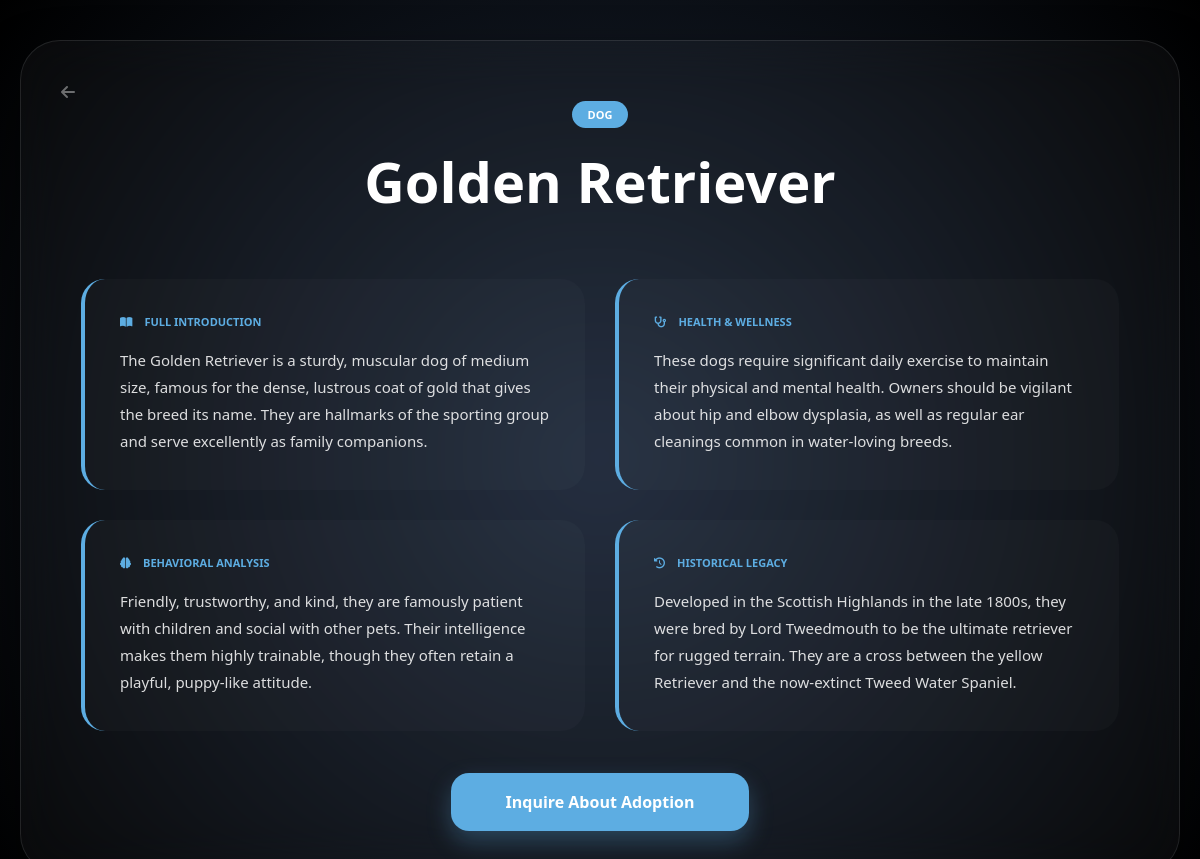
/details-design.php, run on the app's committed database.
### tables this page shows
CREATE TABLE `breeds` (
  `id` int(11) NOT NULL,
  `animal_type` varchar(50) DEFAULT NULL,
  `breed_name` varchar(100) DEFAULT NULL,
  `summary` text DEFAULT NULL,
  `history` text DEFAULT NULL,
  `physical_chars` text DEFAULT NULL,
  `personality` text DEFAULT NULL,
  `health_care` text DEFAULT NULL,
  `image_url` varchar(255) DEFAULT NULL,
  `about` text DEFAULT NULL,
  `health_tips` text DEFAULT NULL,
  `life_span` varchar(50) DEFAULT NULL
);

### details-design.php (the view, shortened to what this page needs)
<?php
include 'db.php';
$id = isset($_GET['id']) ? intval($_GET['id']) : 1;
$stmt = $conn->prepare("SELECT * FROM breeds WHERE id = ?");
$stmt->bind_param("i", $id);
$stmt->execute();
$result = $stmt->get_result();
$breed = [
    'breed_name' => 'Breed Not Found',
    'animal_type' => 'Encyclopedia',
    'summary' => 'We are currently updating our database with new breed information.',
    'health_tips' => 'Detailed health and wellness data coming soon.',
    'personality' => 'Behavioral analysis is being compiled by our experts.',
    'history' => 'Historical legacy and origin data coming soon.'
];
if ($result && $result->num_rows > 0) {
    $breed = $result->fetch_assoc();
}
?>
<!DOCTYPE html>
<html lang="en">
<head>
    <link rel="stylesheet" href="https://cdnjs.cloudflare.com/ajax/libs/font-awesome/6.0.0/css/all.min.css">
</head>
<body>
    <div class="encyclopedia-wrapper">
        <a href="index.php" class="back-nav"><i class="fa fa-arrow-left"></i></a>
        <div class="header">
            <span class="category-badge"><?php echo htmlspecialchars($breed['animal_type']); ?></span>
            <h1><?php echo htmlspecialchars($breed['breed_name']); ?></h1>
        </div>
        <div class="info-grid">
            <div class="info-card">
                <label><i class="fa-solid fa-book-open"></i> Full Introduction</label>
                <p><?php echo nl2br(htmlspecialchars($breed['summary'])); ?></p>
            </div>
            <div class="info-card">
                <label><i class="fa-solid fa-stethoscope"></i> Health & Wellness</label>
                <p><?php echo nl2br(htmlspecialchars($breed['health_tips'])); ?></p>
            </div>
            <div class="info-card">
                <label><i class="fa-solid fa-brain"></i> Behavioral Analysis</label>
                <p><?php echo nl2br(htmlspecialchars($breed['personality'])); ?></p>
            </div>
            <div class="info-card">
                <label><i class="fa-solid fa-clock-rotate-left"></i> Historical Legacy</label>
                <p><?php echo nl2br(htmlspecialchars($breed['history'])); ?></p>
            </div>
        </div>
        <div class="footer-action">
          <a href="inquiry.php?breed=<?php echo urlencode($breed['breed_name']); ?>" class="btn-adopt">Inquire About Adoption</a>
        </div>
    </div>
</body>
</html>

### details-design.php (style rules this page uses)
:root { --accent: #5dade2; --glass: rgba(255, 255, 255, 0.03); --border: rgba(255, 255, 255, 0.1); }
body { margin: 0; padding: 40px 20px; background: radial-gradient(circle at center, #1e293b, #000000); color: white; font-family: 'Segoe UI', sans-serif; min-height: 100vh; display: flex; justify-content: center; align-items: flex-start; }
.encyclopedia-wrapper { width: 100%; max-width: 1100px; background: var(--glass); backdrop-filter: blur(25px); border: 1px solid var(--border); border-radius: 40px; padding: 60px; box-shadow: 0 25px 50px rgba(0, 0, 0, 0.6); position: relative; }
.back-nav { position: absolute; top: 40px; left: 40px; color: rgba(255, 255, 255, 0.4); text-decoration: none; transition: 0.3s; }
.header { text-align: center; margin-bottom: 60px; }
.category-badge { background: var(--accent); padding: 6px 16px; border-radius: 20px; font-size: 11px; font-weight: 800; text-transform: uppercase; display: inline-block; }
h1 { font-size: 3.5rem; margin: 15px 0 0 0; }
.info-grid { display: grid; grid-template-columns: repeat(auto-fit, minmax(450px, 1fr)); gap: 30px; }
.info-card { background: rgba(255, 255, 255, 0.02); border-left: 4px solid var(--accent); padding: 35px; border-radius: 24px; transition: transform 0.3s ease; }
.info-card label { color: var(--accent); font-size: 11px; font-weight: 900; text-transform: uppercase; display: flex; align-items: center; gap: 12px; margin-bottom: 18px; }
.info-card p { font-size: 15px; line-height: 1.8; opacity: 0.85; margin: 0; }
.footer-action { text-align: center; margin-top: 60px; }
.btn-adopt { background: var(--accent); color: white; text-decoration: none; padding: 18px 55px; border-radius: 18px; font-weight: 700; box-shadow: 0 10px 25px rgba(93, 173, 226, 0.3); transition: 0.3s; }

### data on the page
breeds: animal_type "DOG", breed_name "Golden Retriever", summary "The Golden Retriever is a sturdy, muscular dog of medium size, famous for the dense, lustrous coat of gold that gives the breed its name. They are hallmarks of the sporting group and serve excellently as family companions.", health_tips "These dogs require significant daily exercise to maintain their physical and mental health. Owners should be vigilant about hip and elbow dysplasia, as well as regular ear cleanings common in water-loving breeds.", personality "Friendly, trustworthy, and kind, they are famously patient with children and social with other pets. Their intelligence makes them highly trainable, though they often retain a playful, puppy-like attitude.", history "Developed in the Scottish Highlands in the late 1800s, they were bred by Lord Tweedmouth to be the ultimate retriever for rugged terrain. They are a cross between the yellow Retriever and the now-extinct Tweed Water Spaniel."
